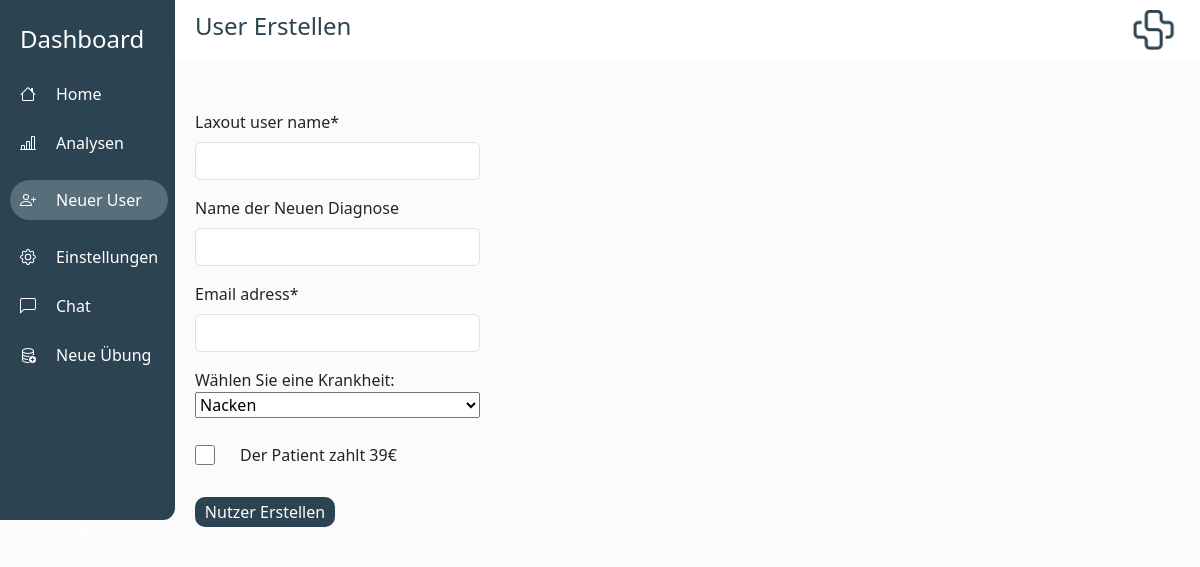
Before: /create-user/ (signed in) with the older database file.
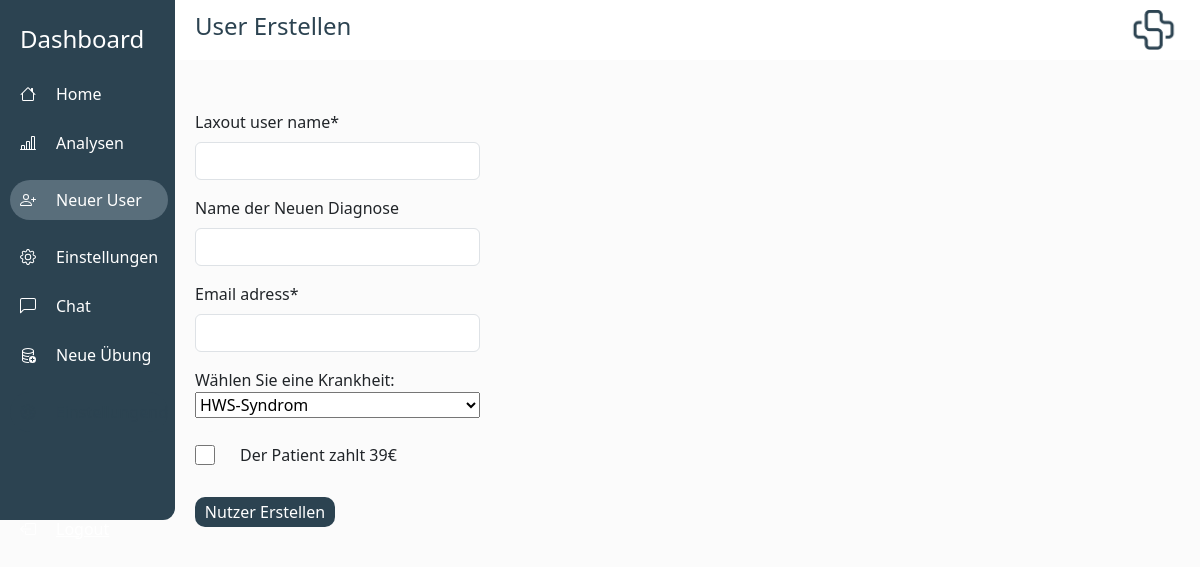
After: the same page with the newer database file.
### laxout_app/models.py (models this page shows)
class AiTrainingData(models.Model):
    illness = models.CharField(default = "", max_length = 200)
    related_exercises = models.ManyToManyField(AiExercise)
    created_by = models.IntegerField(default = 0) # Physio Id
    created_for = models.IntegerField(default =0) # LaxoutUserId

### laxout_app/views.py (the view)
@login_required(login_url="login")
def create_user(request):
    active_admin = models.UserProfile.objects.get(user=request.user)
    active_admin_user = active_admin.user
    if request.method == "POST":
        form = UserForm(request.POST)
        if form.is_valid():
            insteance = form.save(commit=False)
            insteance.created_by = request.user
            tree = models.LaxTree.objects.create()
            insteance.lax_tree_id = tree.id
            new_user_uid = str(uuid4())
            while LaxoutUser.objects.filter(user_uid=new_user_uid).exists():
                new_user_uid = str(uuid4())
            insteance.user_uid = new_user_uid
            print("User Uid:{}".format(insteance.user_uid))
            insteance.save()
            email = form.cleaned_data.get("email_adress")
            print("Sfjashfkashfkjashfkjs")
            note = request.POST.get("selected_illness")
            if form.cleaned_data.get("note") is "":
                print("Note was None")
                insteance.note = note
            insteance.save()
            exercises = []
            print(f"note{note}")
            ai_training_data = models.AiTrainingData.objects.filter(illness=note).last()
            if ai_training_data != None:
                predicted_exercises_ids = []
                for i in ai_training_data.related_exercises.all():
                    predicted_exercises_ids.append(i.exercise_id)
                for i in predicted_exercises_ids:
                    user_instance = insteance
                    if i != 0 and i < len(models.Uebungen_Models.objects.all()):
                        print("AI predicted exercise")
                        exercise_to_add = Laxout_Exercise.objects.create(
                            execution=Uebungen_Models.objects.get(id=i).execution,
                            name=Uebungen_Models.objects.get(id=i).name,
                            dauer=Uebungen_Models.objects.get(id=i).dauer,
                            videoPath=Uebungen_Models.objects.get(id=i).videoPath,
                            looping=Uebungen_Models.objects.get(id=i).looping,
                            added=False,
                            instruction="",
                            timer=Uebungen_Models.objects.get(id=i).timer,
                            required=Uebungen_Models.objects.get(id=i).required,
                            imagePath=Uebungen_Models.objects.get(id=i).imagePath,
                            appId=Uebungen_Models.objects.get(id=i).id,
                            onlineVideoPath=Uebungen_Models.objects.get(
                                id=i
                            ).onlineVideoPath,
                        )
                        exercises.append(exercise_to_add)
            set_exercises_user(insteance.id, exercises)
            print("ZZZ")
            print(exercises)
            print(insteance.id)
            send_user_welcome_email(email, insteance.user_uid)
            return redirect("/home")
    else:
        ilness_list_obj = models.AiTrainingData.objects.all()
        ilness_list = []
        for i in ilness_list_obj:
            if i.illness not in ilness_list:
                filterd_objects = ilness_list_obj.filter(illness=i.illness)
                item = filterd_objects.last()
                print(item.illness)
                ilness_list.append(item.illness)
        form = UserForm()
        return render(
            request,
            "laxout_app/create_user.html",
            {
                "form": form,
                "is_superuser": active_admin_user.is_superuser,
                "illness_list": ilness_list,
            },
        )

### laxout_app/forms.py
class UserForm(forms.ModelForm):
    class Meta:
        model = LaxoutUser
        fields = ["laxout_user_name", "note", "email_adress"]
    def __init__(self, *args, **kwargs):
        super(UserForm, self).__init__(*args, **kwargs)
        self.fields['note'].required = False
        self.fields['note'].label = 'Name der Neuen Diagnose'

### laxout_app/templates/laxout_app/create_user.html (shortened to what this page needs)
{% extends 'laxout_app/main.html' %}
{% load crispy_forms_tags %}
{% block praxisname %}User Erstellen{% endblock praxisname %}
{% block additionalNavItem %}
{% if is_superuser %}
<div class="row-basti-addexercise" style="padding-left: 10px; margin-bottom: 25px;">
    <a href="/new-exercise/" style="padding-left: 20px; color: white; text-decoration: none;">Neue Übung </a>
</div>
{% endif %}
{% endblock additionalNavItem %}
{% block content %}
<div style="padding-left: 15px; width: 300px;">
    <form method="post">
        {{ form|crispy }}
        <div style="display: flex; flex-direction: column;">
            <label for="illness">Wählen Sie eine Krankheit:</label>
            <select id="illness" name="illness">
                {% for illness in illness_list %}
                <option value="{{ illness }}">{{ illness }}</option>
                {% endfor %}
            </select>
            <div style="display: flex; align-items: center; margin-top: 25px;">
                <input type="checkbox" style="height: 20px; width: 20px; border-radius: 20px;" id="checkbox_payment">
                <div style="justify-content: center; margin-left: 25px;">
                    Der Patient zahlt 39€
                </div>
            </div>
            <div style="height: 30px;"></div>
            <button type="button" class="submit_button" onclick="submitForm()">Nutzer Erstellen</button>
        </div>
    </form>
</div>
{% endblock content %}

Changed rows visible on the page:
removed AiTrainingData: illness "Nacken"
added AiTrainingData: illness "HWS-Syndrom"
